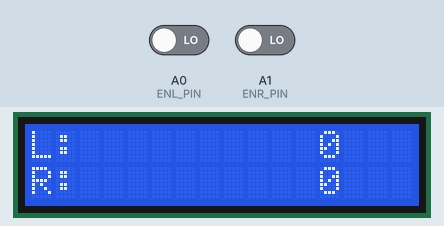
This sketch was run on a simulated Arduino Uno, built with avr-gcc and run on an emulated ATmega328P. Parts: 16×2 character LCD. The inputs (shaded band) are chosen by the test bench; at power-on: A0 (ENL_PIN) LOW, A1 (ENR_PIN) LOW.

Above: at 1.2 s.
1.3 s: A0 (ENL_PIN) driven HIGH
At 1.9 s:
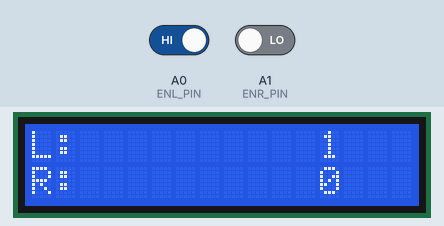
3.0 s: A1 (ENR_PIN) driven HIGH
At 4.3 s:
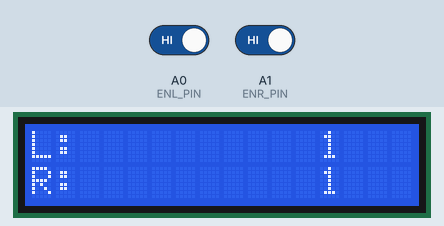
Timing chart, 0 to 6.0 s (numbered marks = the images above; inputs shaded):
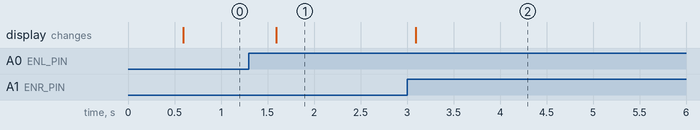

Measured:
- after the input at 1.3 s, the display: changes after 0.29 s (image 1)
- after the input at 3.0 s, the display: changes after 0.09 s (image 2)

The sketch:

02-enkodery.ino
```cpp
// Błażej Pawluk
// test enkoderów szczelinowych kół

#include <Wire.h>
#include <LiquidCrystal_I2C.h>

// konfiguracja LCD
const uint8_t LCD_ADDR = 0x27;
const uint8_t LCD_COLS = 16;
const uint8_t LCD_ROWS = 2;
LiquidCrystal_I2C lcd(LCD_ADDR, LCD_COLS, LCD_ROWS);

const unsigned long DEBOUNCE_US = 2000;
const unsigned long REFRESH_MS = 500;

// piny enkoderów
const uint8_t ENL_PIN = A0; // PC0, PCINT8
const uint8_t ENR_PIN = A1; // PC1, PCINT9

// liczniki
volatile unsigned long enL = 0;
volatile unsigned long enR = 0;
volatile unsigned long lastL = 0;
volatile unsigned long lastR = 0;
volatile uint8_t prevState = 0;

// przerwanie pin change
ISR(PCINT1_vect) {
  uint8_t state = PINC & 0b00000011; // bit0 = A0, bit1 = A1
  uint8_t rising = state & ~prevState; // tylko zmiana z 0 na 1
  prevState = state;
  unsigned long now = micros();

  if ((rising & 0b01) && (now - lastL > DEBOUNCE_US)) {
    enL++;
    lastL = now;
  }
  if ((rising & 0b10) && (now - lastR > DEBOUNCE_US)) {
    enR++;
    lastR = now;
  }
}

unsigned long prevMillis = 0;
void setup() {
  pinMode(ENL_PIN, INPUT);
  pinMode(ENR_PIN, INPUT);

  lcd.init();
  lcd.backlight();
  lcd.clear();

  // włączenie przerwań
  noInterrupts();
  prevState = PINC & 0b00000011;
  PCICR  |= (1 << PCIE1);
  PCMSK1 |= (1 << PCINT8) | (1 << PCINT9);
  interrupts();

  prevMillis = millis();
}

void loop() {
  unsigned long nowMs = millis();
  if (nowMs - prevMillis < REFRESH_MS) return;
  prevMillis = nowMs;

  noInterrupts();
  unsigned long l = enL, r = enR;
  interrupts();

  char line[LCD_COLS + 1];
  snprintf(line, sizeof(line), "L: %10lu", l);
  lcd.setCursor(0, 0); lcd.print(line);
  snprintf(line, sizeof(line), "R: %10lu", r);
  lcd.setCursor(0, 1); lcd.print(line);
}
```
